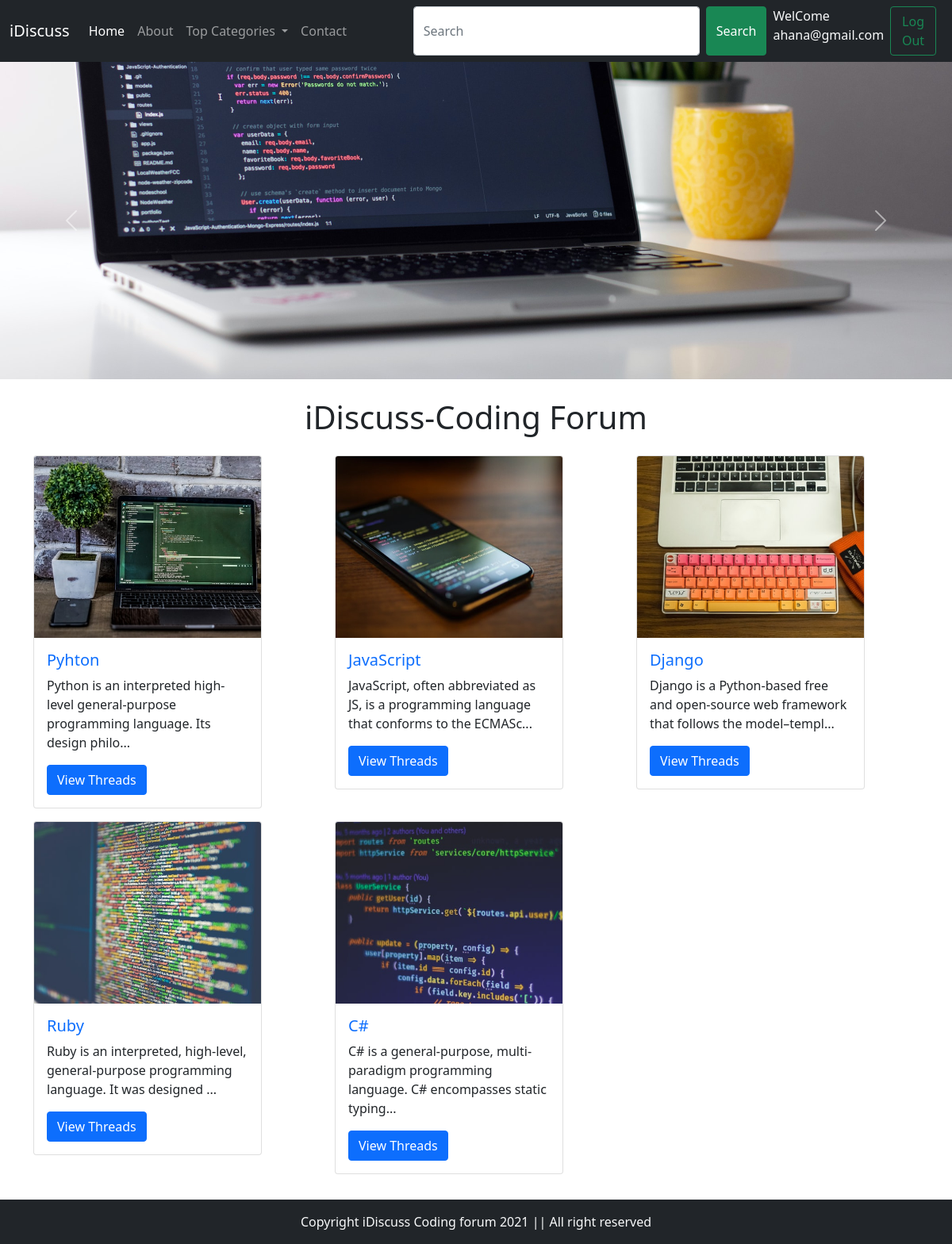
/index.php (signed in), run on the app's committed database.
### tables this page shows
CREATE TABLE `categories` (
  `category_Id` int(11) NOT NULL,
  `category_name` varchar(255) NOT NULL,
  `category_description` text NOT NULL,
  `TimeStmp` timestamp NOT NULL DEFAULT current_timestamp()
);

### index.php (the view, shortened to what this page needs)
<!doctype html>
<html lang="en">
<head>
    <link href="bootstrap/css/bootstrap.min.css" rel="stylesheet">
</head>
<body>
    <?php require'partials/header.php'; ?>
    <?php require'partials/dbconnect.php'; ?>
    <div id="carouselExampleControls" class="carousel slide" data-bs-ride="carousel">
        <div class="carousel-inner">
            <div class="carousel-item active">
                <img src="images/apple.jpg" class="d-block w-100" alt="...">
            </div>
        </div>
        <button class="carousel-control-prev" type="button" data-bs-target="#carouselExampleControls"
            data-bs-slide="prev">
            <span class="carousel-control-prev-icon" aria-hidden="true"></span>
        </button>
        <button class="carousel-control-next" type="button" data-bs-target="#carouselExampleControls"
            data-bs-slide="next">
            <span class="carousel-control-next-icon" aria-hidden="true"></span>
        </button>
    </div>
    <div class="container my-4">
        <h1 class="text-center my-3">iDiscuss-Coding Forum</h1>
        <div class="row">
            <?php
                $sql='SELECT * FROM `categories`';
                $result=mysqli_query($conn, $sql);
                while($row=mysqli_fetch_assoc($result)){
                $id=$row['category_Id'];
                $cat=$row['category_name'];
                $desc=$row['category_description'];
                echo'<div class="col-md-4">
                    <div class="card my-2" style="width: 18rem;">
                        <img src="images/card/card'.$id.'.jpg" class="card-img-top" alt="...">
                        <div class="card-body">
                            <h5 class="card-title"><a href="threadList.php?catid='.$id.'" style="text-decoration:none;">'.$cat.'</a></h5>
                            <p class="card-text">'.substr($desc, 0, 90) .'...</p>
                            <a href="threadList.php?catid='.$id.'" class="btn btn-primary">View Threads</a>
                        </div>
                    </div>
                </div>';
                }
            ?>
        </div>
    </div>
    <?php require'partials/footer.php'; ?>
</body>
</html>

### data on the page
categories: shows a picture, category_name "Pyhton", category_description "Python is an interpreted high-level general-purpose programming language. Its design philo"
categories: shows a picture, category_name "JavaScript", category_description "JavaScript, often abbreviated as JS, is a programming language that conforms to the ECMASc"
categories: shows a picture, category_name "Django", category_description "Django is a Python-based free and open-source web framework that follows the model–templ"
categories: shows a picture, category_name "Ruby", category_description "Ruby is an interpreted, high-level, general-purpose programming language. It was designed"
categories: shows a picture, category_name "C#", category_description "C# is a general-purpose, multi-paradigm programming language. C# encompasses static typing"

### other printed values
$_SESSION['useremail'] "ahana@gmail.com"
